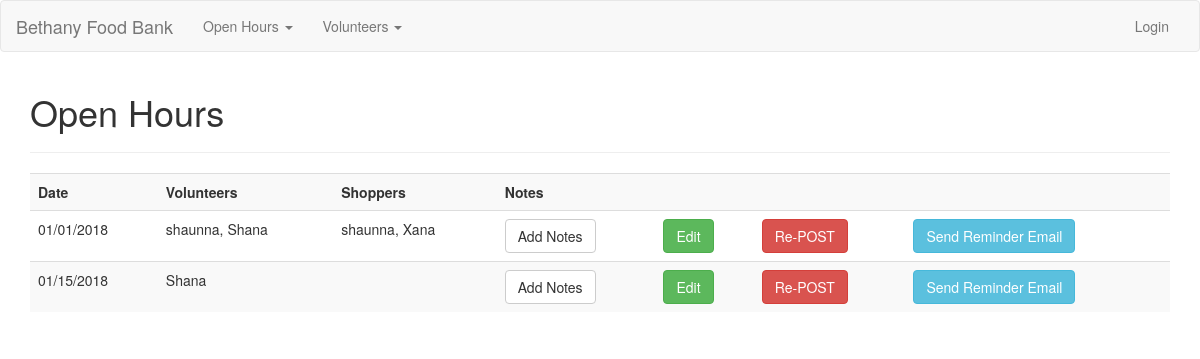
/openhours/, run on an earlier commit of the app's database.
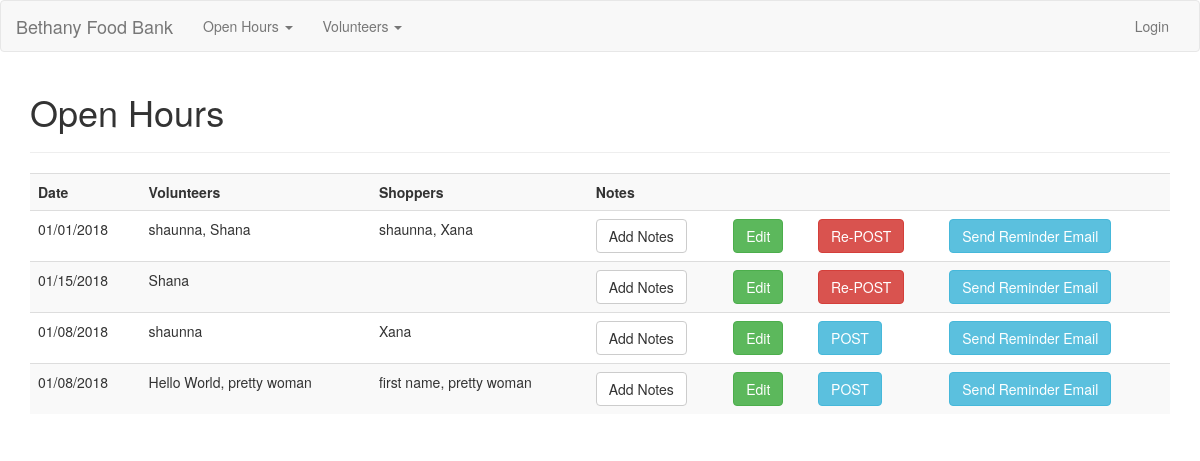
And on a later commit of the database.
### app/models.py (models this page shows, shortened)
class Openhour(db.Model):
    id = db.Column(db.Integer(), primary_key=True)
    date = db.Column(db.DateTime())
    posted = db.Column(db.Boolean)
    volunteers = db.relationship('Volunteer', secondary=openhour_volunteers, backref='openhourvols', lazy='dynamic')
    shoppers = db.relationship('Volunteer', secondary=openhour_shoppers, backref='openhourshoppers', lazy='dynamic' )
    notes = db.relationship('Note', backref='openhournotes', lazy=True)

class Volunteer(db.Model):
    id = db.Column(db.Integer(), primary_key=True)
    name = db.Column(db.String(100))
    role = db.Column(db.String(50))
    email = db.Column(db.String(255), unique=True, nullable=False)
    active = db.Column(db.Boolean)
    openhours = db.relationship('Openhour', secondary=openhour_volunteers, backref='ohvolunteers', lazy='subquery')
    openhour_shoppers = db.relationship('Openhour', secondary=openhour_shoppers, backref='ohshoppers', lazy='subquery')
    notes = db.relationship('Note', backref='openhour', lazy=True)

### app/openhours/views.py (the view)
@openhours_blueprint.route('/')
def index():
    openhours = Openhour.query.all()
    if openhours:
        return render_template('openhours.html', openhours=openhours)
    else:
        msg = 'No Open Hours Found'
        return render_template('openhours.html', msg=msg)

### app/openhours/templates/openhours.html
{% extends 'layout.html' %}
{% block body %}
  <h1>Open Hours</h1>
  <hr>
  <table class="table table-striped">
    <tr>
      <th>Date</th>
      <th>Volunteers</th>
      <th>Shoppers</th>
      <th>Notes</th>
      <th></th>
      <th></th>
      <th></th>
    </tr>
    {% for openhour in openhours %}
      <tr>
        <td>{{ openhour.date.strftime('%m/%d/%Y') }}</td>
        <td>
          {% for volunteer in openhour.volunteers %}
            <span> {{volunteer.name}}{{ "," if not loop.last }}</span>
          {% endfor %}
        </td>
        <td>
          {% for shopper in openhour.shoppers %}
            <span>{{shopper.name}}{{ "," if not loop.last }}</span>
          {% endfor %}
        </td>
        {% if openhour.notes %}
          <td><ahref="{{openhour.id}}/notes">View Notes</a></td>
        {% else %}
          <td><a class="btn btn-default" href="{{openhour.id}}/notes/new">Add Notes</a></td>
        {% endif %}
        <td><a class="btn btn-success" href="{{openhour.id}}/edit">Edit</a></td>
        {% if openhour.posted == False %}
          <td><a class="btn btn-info" href="{{openhour.id}}/post">POST</a></td>
        {% else %}
          <td><a class="btn btn-danger" href="{{openhour.id}}/post">Re-POST</a></td>
        {% endif %}
        <td><a class="btn btn-info" href="{{openhour.id}}/reminder_email">Send Reminder Email</a></td>
      </tr>
    {% endfor %}
  </table>
{% endblock %}

What changed in the data, as far as the page shows it:
added Openhour: date "01/08/2018", Volunteer (name "shaunna"), Volunteer (name "Xana")
added Openhour: date "01/08/2018"
added Volunteer: name "Hello World", last ",", shown under "01/08/2018"
added Volunteer: name "pretty woman"
added Volunteer: name "first name", last ",", shown under "01/08/2018"
